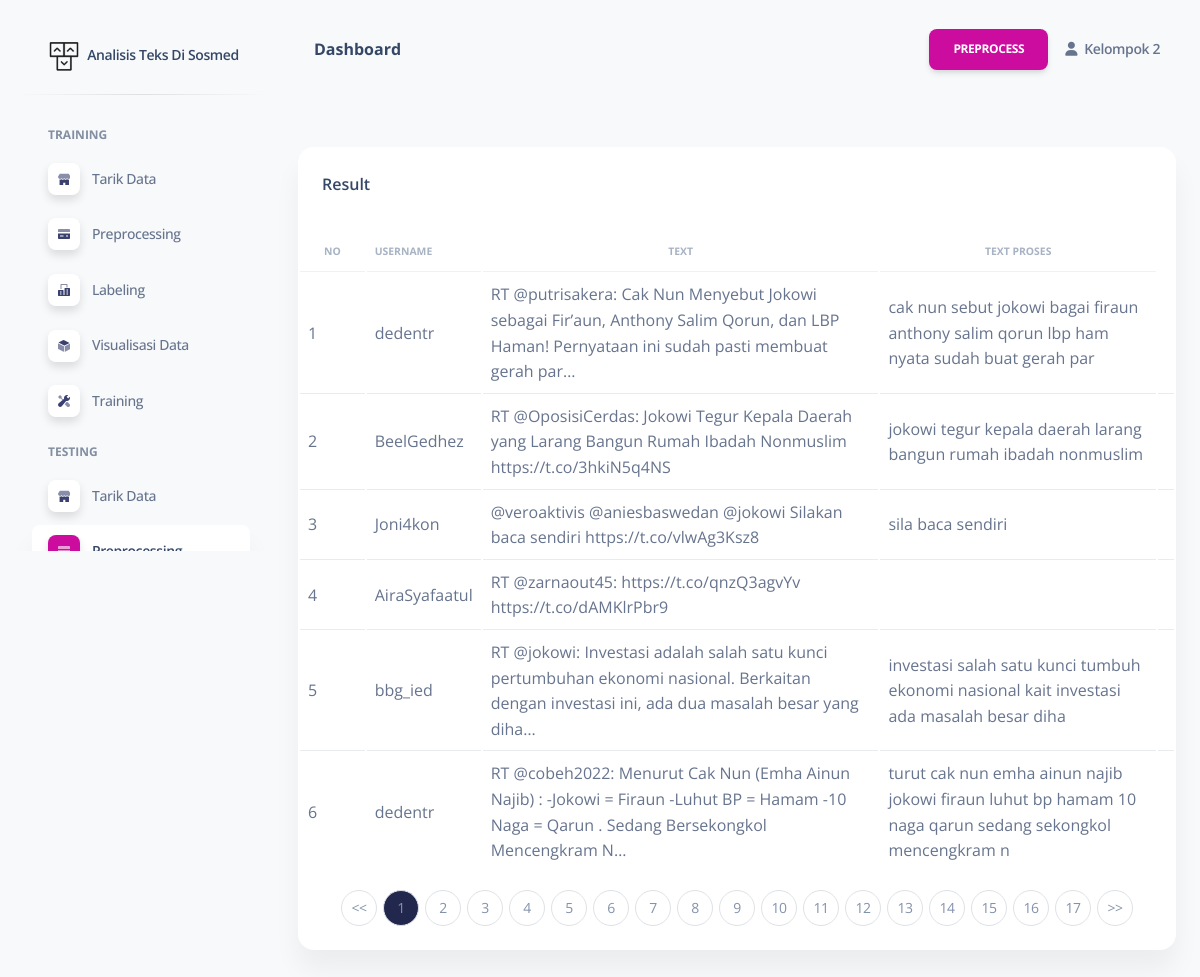
/preprocess_testing.php, run on the app's committed database.
### tables this page shows
CREATE TABLE `ttweet` (
  `id` int(11) NOT NULL,
  `username` varchar(30) NOT NULL,
  `text_raw` varchar(1000) NOT NULL,
  `text_process` varchar(1000) NOT NULL,
  `sentiment` varchar(1) NOT NULL
);

### preprocess_testing.php (the view, shortened to what this page needs)
<!DOCTYPE html>
<html lang="en">
<head>
  <?php
    include "koneksi.php";
  ?>
  <link href="assets/css/nucleo-icons.css" rel="stylesheet" />
  <link href="assets/css/nucleo-svg.css" rel="stylesheet" />
  <link href="assets/css/nucleo-svg.css" rel="stylesheet" />
  <link id="pagestyle" href="assets/css/soft-ui-dashboard.css?v=1.0.6" rel="stylesheet" />
</head>
<body class="g-sidenav-show  bg-gray-100">
<aside class="sidenav navbar navbar-vertical navbar-expand-xs border-0 border-radius-xl my-3 fixed-start ms-3 " id="sidenav-main">
    <div class="sidenav-header">
      <a class="navbar-brand m-0" href="Index.php" target="_blank">
        <img src="assets/img/logo-ct-dark.png" class="navbar-brand-img h-100" alt="main_logo">
        <span class="ms-1 font-weight-bold">Analisis Teks Di Sosmed</span>
      </a>
    </div>
    <hr class="horizontal dark mt-0">
    <div class="collapse navbar-collapse  w-auto " id="sidenav-collapse-main">
      <ul class="navbar-nav">
        <li class="nav-item mt-3">
          <h6 class="ps-4 ms-2 text-uppercase text-xs font-weight-bolder opacity-6">Training</h6>
        </li>
        <li class="nav-item">
          <a class="nav-link  " href="Index.php">
            <div class="icon icon-shape icon-sm shadow border-radius-md bg-white text-center me-2 d-flex align-items-center justify-content-center">
            </div>
            <span class="nav-link-text ms-1">Tarik Data</span>
          </a>
        </li>
        <li class="nav-item">
          <a class="nav-link  " href="preprocessing.php">
            <div class="icon icon-shape icon-sm shadow border-radius-md bg-white text-center me-2 d-flex align-items-center justify-content-center">
            </div>
            <span class="nav-link-text ms-1">Preprocessing</span>
          </a>
        </li>
        <li class="nav-item">
          <a class="nav-link  " href="labeling.php">
            <div class="icon icon-shape icon-sm shadow border-radius-md bg-white text-center me-2 d-flex align-items-center justify-content-center">
            </div>
            <span class="nav-link-text ms-1">Labeling</span>
          </a>
        </li>
        <li class="nav-item">
          <a class="nav-link  " href="visdat.php">
            <div class="icon icon-shape icon-sm shadow border-radius-md bg-white text-center me-2 d-flex align-items-center justify-content-center">
            </div>
            <span class="nav-link-text ms-1">Visualisasi Data</span>
          </a>
        </li>
        <li class="nav-item">
          <a class="nav-link  " href="training.php">
            <div class="icon icon-shape icon-sm shadow border-radius-md bg-white text-center me-2 d-flex align-items-center justify-content-center">
            </div>
            <span class="nav-link-text ms-1">Training</span>
          </a>
        </li>
        <li class="nav-item mt-3">
          <h6 class="ps-4 ms-2 text-uppercase text-xs font-weight-bolder opacity-6">Testing</h6>
        </li>
        <li class="nav-item">
          <a class="nav-link  " href="tariktesting.php">
            <div class="icon icon-shape icon-sm shadow border-radius-md bg-white text-center me-2 d-flex align-items-center justify-content-center">
            </div>
            <span class="nav-link-text ms-1">Tarik Data</span>
          </a>
        </li>
        <li class="nav-item">
          <a class="nav-link  active" href="preprocess_testing.php">
            <div class="icon icon-shape icon-sm shadow border-radius-md bg-white text-center me-2 d-flex align-items-center justify-content-center">
            </div>
            <span class="nav-link-text ms-1">Preprocessing</span>
          </a>
        </li>
      </ul>
    </div>
  </aside>
  <main class="main-content position-absolute max-height-vh-100 h-100 border-radius-lg ">
    <nav class="navbar navbar-main navbar-expand-lg px-0 mx-4 shadow-none border-radius-xl" id="navbarBlur" navbar-scroll="true">
      <div class="container-fluid py-1 px-3">
        <nav aria-label="breadcrumb">
          <h6 class="font-weight-bolder mb-0">Dashboard</h6>
        </nav>
        <div class="collapse navbar-collapse mt-sm-0 mt-2 me-md-0 me-sm-4" id="navbar">
          <div class="ms-md-auto pe-md-3 d-flex align-items-center">
          <form action="" method="POST" name="form1">
              <table width="25%" border="0">
                  <tr>
                      <td><input class="btn btn-primary mt-3" type="submit" name="preprocess" value="Preprocess"></td>
                  </tr>
              </table>
          </form>
          </div>
          <ul class="navbar-nav  justify-content-end">
            <li class="nav-item d-flex align-items-center">
              <a href="javascript:;" class="nav-link text-body font-weight-bold px-0">
                <i class="fa fa-user me-sm-1"></i>
                <span class="d-sm-inline d-none">Kelompok 2</span>
              </a>
            </li>
          </ul>
        </div>
      </div>
    </nav>
    <div class="container-fluid py-4">
      <div class="row my-4">
        <div class="col-lg-8 col-md-6 mb-md-0 mb-4 w-100">
          <div class="card" style="width: ;">
            <div class="card-header pb-0">
              <div class="row">
                <div class="col-lg-6 col-7">
                  <h6>Result</h6>
                </div>
              </div>
            </div>
            <div class="card-body px-0 pb-2">
              <div class="table">
                <table class="table align-items-center mb-0">
                  <thead>
                    <tr>
                      <th class="text-uppercase text-secondary text-xxs font-weight-bolder opacity-7">No</th>
                      <th class="text-uppercase text-secondary text-xxs font-weight-bolder opacity-7 ps-2">Username</th>
                      <th class="text-center text-uppercase text-secondary text-xxs font-weight-bolder opacity-7">Text</th>
                      <th class="text-center text-uppercase text-secondary text-xxs font-weight-bolder opacity-7">Text Proses</th>
                    </tr>
                  </thead>
                  <tbody>
                    <tbody>
                      <?php
                          $batas = 6;
                          $halaman = isset($_GET['halaman'])?(int)$_GET['halaman'] : 1;
                          $halaman_awal = ($halaman>1) ? ($halaman * $batas) - $batas : 0;
                          $previous = $halaman - 1;
                          $next = $halaman + 1;
                          $data = mysqli_query($conn,"select * from ttweet");
                          $jumlah_data = mysqli_num_rows($data);
                          $total_halaman = ceil($jumlah_data / $batas);
                          $data = mysqli_query($conn,"select * from ttweet limit $halaman_awal, $batas");
                          $nomor = $halaman_awal+1;
                          while($d = mysqli_fetch_array($data)){
                              ?>
                              <form name="update_sentimen" method="post" >
                              <tr>
                                  <td><?php echo $nomor++; ?></td>
                                  <td><?php echo $d['username'] ?></td>
                                  <td class="text-wrap"><?php echo $d['text_raw'] ?></td>
                                  <td class="text-wrap"><?php echo $d['text_process'] ?></td>
                                  <td>
                              <?php
                                }
                              ?>
                  </tbody>
                </table>
              </div>
              <nav>
                  <ul class="pagination justify-content-center">
                      <li class="page-item">
                          <a class="page-link" style="background-color: ;" <?php if($halaman > 1){ echo "href='?halaman=$previous'"; } ?>><<</a>
                      </li>
                      <?php
                      for($x=1;$x<=$total_halaman;$x++){
                          ?>
                          <li class="page-item"><a class="page-link" <?php if($x == $halaman){ echo 'style="background-color:#21274D"';}?>  href="?halaman=<?php echo $x ?>"><?php echo $x; ?></a></li>
                          <?php
                      }
                      ?>
                      <li class="page-item">
                          <a  class="page-link" <?php if($halaman < $total_halaman) { echo "href='?halaman=$next'"; } ?>>>></a>
                      </li>
                  </ul>
              </nav>
            </div>
          </div>
        </div>
    </div>
  </main>
</body>
</html>

### assets/css/nucleo-svg.css (style rules this page uses)
.icon { display: inline-block; color: #111111; height: 1em; width: 1em; }
.icon-sm { height: 0.8em; width: 0.8em; }
.icon { fill: currentColor; stroke: none; }

### data on the page
ttweet: username "dedentr", text_raw "RT @putrisakera: Cak Nun Menyebut Jokowi sebagai Fir’aun, Anthony Salim Qorun, dan LBP Haman! Pernyataan ini sudah pasti membuat gerah par…", text_process "cak nun sebut jokowi bagai firaun anthony salim qorun lbp ham nyata sudah buat gerah par"
ttweet: username "BeelGedhez", text_raw "RT @OposisiCerdas: Jokowi Tegur Kepala Daerah yang Larang Bangun Rumah Ibadah Nonmuslim https://t.co/3hkiN5q4NS", text_process "jokowi tegur kepala daerah larang bangun rumah ibadah nonmuslim"
ttweet: username "Joni4kon", text_raw "@veroaktivis @aniesbaswedan @jokowi Silakan baca sendiri https://t.co/vlwAg3Ksz8", text_process "sila baca sendiri"
ttweet: username "AiraSyafaatul", text_raw "RT @zarnaout45: https://t.co/qnzQ3agvYv https://t.co/dAMKlrPbr9"
ttweet: username "bbg_ied", text_raw "RT @jokowi: Investasi adalah salah satu kunci pertumbuhan ekonomi nasional. Berkaitan dengan investasi ini, ada dua masalah besar yang diha…", text_process "investasi salah satu kunci tumbuh ekonomi nasional kait investasi ada masalah besar diha"
ttweet: username "dedentr", text_raw "RT @cobeh2022: Menurut Cak Nun (Emha Ainun Najib) : -Jokowi = Firaun -Luhut BP = Hamam -10 Naga = Qarun . Sedang Bersekongkol Mencengkram N…", text_process "turut cak nun emha ainun najib jokowi firaun luhut bp hamam 10 naga qarun sedang sekongkol mencengkram n"
